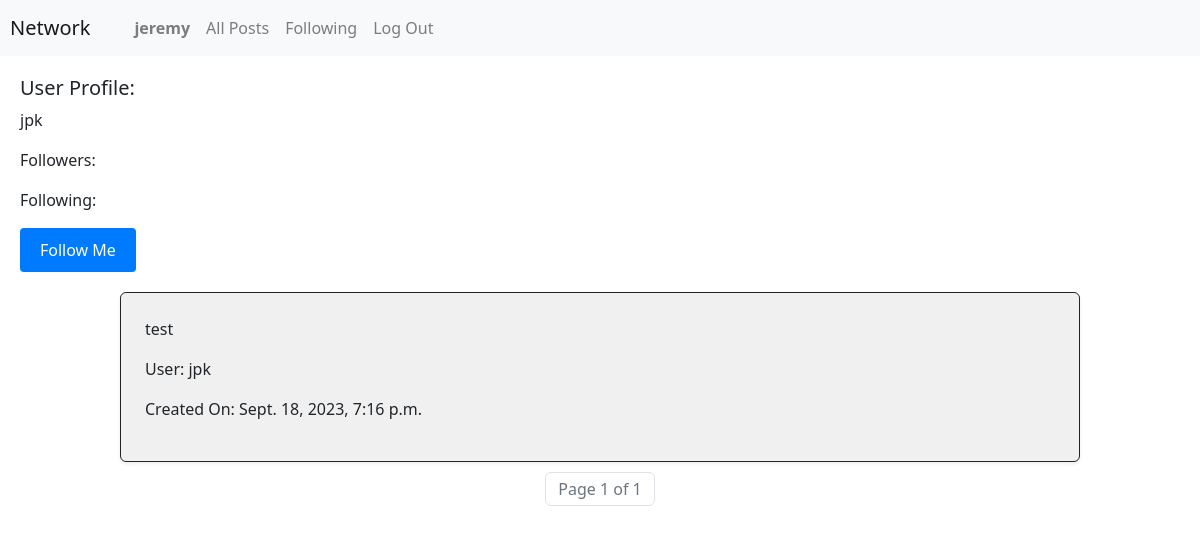
/1/user (signed in), run on an earlier commit of the app's database.
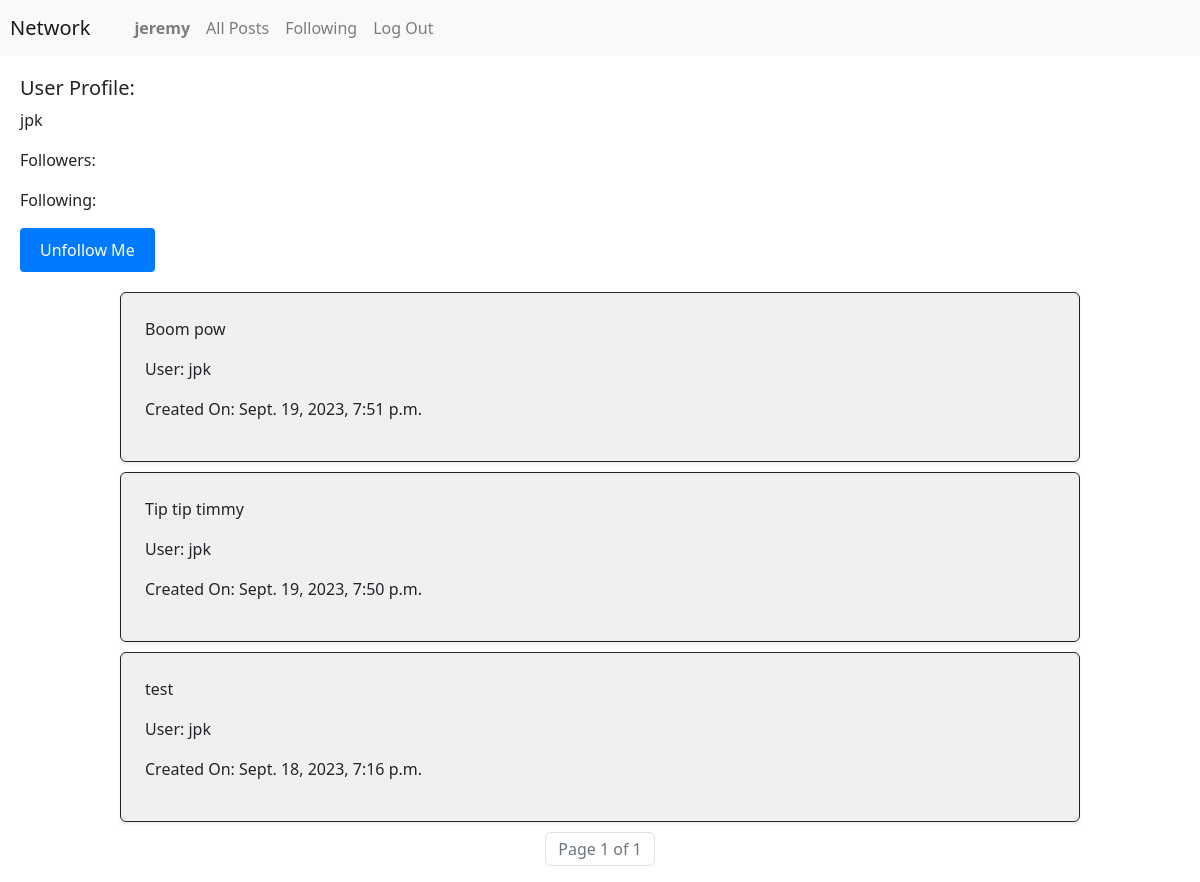
And on a later commit of the database.
### network/models.py (models this page shows, shortened)
class User(AbstractUser):
    pass

class Post(models.Model):
    user = models.ForeignKey(User, on_delete=models.CASCADE)
    text = models.TextField(verbose_name="Post Text")
    timeStamp = models.DateTimeField(auto_now_add=True)

### network/views.py (the view)
# urls.py: path("<int:user_id>/user", views.user, name="user"),
def user(request, user_id):
    user_info = User.objects.filter(id = user_id).first()
    userPost = Post.objects.filter(user = user_info).order_by('-timeStamp')
    already_follow = Follower.objects.filter(user=request.user, userfollow=user_id).exists()
    paginator = Paginator(userPost, 10)
    page_number = request.GET.get('page')
    page_obj = paginator.get_page(page_number)
    has_previous_page = page_obj.has_previous
    return render(request, "network/user.html",{
        "page_obj": page_obj,
        "user_info": user_info,
        "has_previous_page": has_previous_page,
        "already_follow": already_follow
    })

### network/templates/network/user.html (shortened to what this page needs)
{% extends "network/layout.html" %}
{% load static %}
{% block body %}
<div name="userProfileHead" style="margin: 20px;">
    <h5>User Profile:</h5>
    <p>{{ user_info.username }}</p>
    <p>Followers: </p>
    <p>Following: </p>
        <form id="followForm">
        <button type="submit" name="follow" class="follow-button" id="followButton" data-user-id="{{ user_info.id }}">
            {% if already_follow %}
                Unfollow Me
            {% else %}
                Follow Me
            {% endif %}
        </button>
    </form>
</div>
<div name="userPost">
    {% for post in page_obj %}
    <div id="postPage" class="border border-dark p-4 rounded shadow-sm" style="width: 80%; margin: 10px auto; background-color: #f0f0f0; padding: 10px;">
        <p>{{ post.text }}</p>
        <p>User: {{ post.user.username }}</p>
        <p>Created On: {{ post.timeStamp }}</p>
    </div>
    {% endfor %}
    <nav aria-label="Page navigation">
        <ul class="pagination justify-content-center">
            <li class="page-item disabled">
                <span class="page-link">Page {{ page_obj.number }} of {{ page_obj.paginator.num_pages }}</span>
            </li>
        </ul>
    </nav>
</div>
{% endblock %}

### network/templates/network/layout.html (shortened to what this page needs)
{% load static %}
<!DOCTYPE html>
<html lang="en">
    <head>
        <link rel="stylesheet" href="https://stackpath.bootstrapcdn.com/bootstrap/4.4.1/css/bootstrap.min.css">
        <link rel="stylesheet" href="https://cdn.jsdelivr.net/npm/bootstrap@5.3.0/dist/css/bootstrap.min.css">
        <link href="{% static 'network/styles.css' %}" rel="stylesheet">
    </head>
    <body>
        <nav class="navbar navbar-expand-lg navbar-light bg-light">
            <a class="navbar-brand" href="#" style="margin-left: 10px;">Network</a>
            <div style="margin-left: 20px;">
              <ul class="navbar-nav mr-auto">
                {% if user.is_authenticated %}
                    <li class="nav-item">
                        <a class="nav-link" href="{% url 'user' user.id %}"><strong>{{ user.username }}</strong></a>
                    </li>
                {% endif %}
                <li class="nav-item">
                  <a class="nav-link" href="{% url 'index' %}">All Posts</a>
                </li>
                {% if user.is_authenticated %}
                    <li class="nav-item">
                        <a class="nav-link" href="#">Following</a>
                    </li>
                    <li class="nav-item">
                        <a class="nav-link" href="{% url 'logout' %}">Log Out</a>
                    </li>
                {% endif %}
              </ul>
            </div>
          </nav>
        <div class="body">
            {% block body %}{% endblock %}
        </div>
    </body>
</html>

### network/static/network/styles.css (style rules this page uses)
button { padding: 10px 20px; background-color: #007bff; color: #fff; border: none; border-radius: 4px; cursor: pointer; }

What changed in the data, as far as the page shows it:
added Post: text "Boom pow", user.username "jpk", timeStamp "Sept. 19, 2023, 7:51 p.m."
added Post: text "Tip tip timmy", user.username "jpk", timeStamp "Sept. 19, 2023, 7:50 p.m."
Also different on the page:
text no longer shown: "Follow Me"
text now shown: "Unfollow Me"
